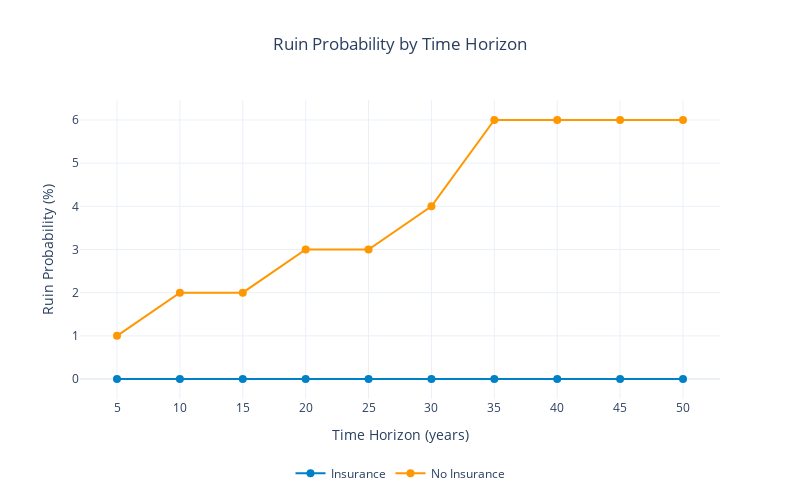

The notebook cell this image was saved under:
### Code cell
import plotly.graph_objects as go
from plotly.subplots import make_subplots
from ergodic_insurance.visualization.core import WSJ_COLORS
import numpy as np

# Print results
print(f"\nRuin Probabilities by Time Horizon:")
for yr, prob in results.ruin_probability.items():
    print(f"  {yr} years: {prob*100:.2f}%")

print(f"\nConvergence achieved: {'Yes' if results.convergence else 'No'}")

# --------------------------------------
# Ruin probability comparison (1,2)
# --------------------------------------
# Single figure without subplots
fig = go.Figure()
fig.add_trace(
    go.Scatter(
        x=list(results.ruin_probability.keys()),
        y=[prob * 100 for prob in results.ruin_probability.values()],
        mode='lines+markers',
        name='Insurance',
        line=dict(width=2, color=WSJ_COLORS.get('blue', '#1f77b4')),
        marker=dict(size=8)
    )
)
fig.add_trace(
    go.Scatter(
        x=list(results_no_ins.ruin_probability.keys()),
        y=[prob * 100 for prob in results_no_ins.ruin_probability.values()],
        mode='lines+markers',
        name='No Insurance',
        line=dict(width=2, color=WSJ_COLORS.get('orange', '#ff7f0e')),
        marker=dict(size=8)
    )
)

# Update layout
fig.update_layout(
    title={
        "text": "Ruin Probability by Time Horizon",
        "x": 0.5,
        "xanchor": "center"
    },
    template='plotly_white',
    showlegend=True,
    legend=dict(
        orientation='h',
        x=0.5,
        xanchor='center',
        y=-0.2,
        yanchor='top'
    ),
    width=800,
    height=500
)

# Axes titles
fig.update_xaxes(title_text="Time Horizon (years)")
fig.update_yaxes(title_text="Ruin Probability (%)")

fig.show()

### Figure 1 — Plotly figure (JSON) as saved in the notebook; plotly's stock layout.template omitted (floating-point values rounded to 4 significant figures)
{"data": [{"line": {"color": "#0080C7", "width": 2}, "marker": {"size": 8}, "mode": "lines+markers", "name": "Insurance", "type": "scatter", "x": ["5", "10", "15", "20", "25", "30", "35", "40", "45", "50"], "y": [0, 0, 0, 0, 0, 0, 0, 0, 0, 0]}, {"line": {"color": "#FF9800", "width": 2}, "marker": {"size": 8}, "mode": "lines+markers", "name": "No Insurance", "type": "scatter", "x": ["5", "10", "15", "20", "25", "30", "35", "40", "45", "50"], "y": [1, 2, 2, 3, 3, 4, 6, 6, 6, 6]}], "layout": {"height": 500, "legend": {"orientation": "h", "x": 0.5, "xanchor": "center", "y": -0.2, "yanchor": "top"}, "showlegend": true, "title": {"text": "Ruin Probability by Time Horizon", "x": 0.5, "xanchor": "center"}, "width": 800, "xaxis": {"title": {"text": "Time Horizon (years)"}}, "yaxis": {"title": {"text": "Ruin Probability (%)"}}}}
